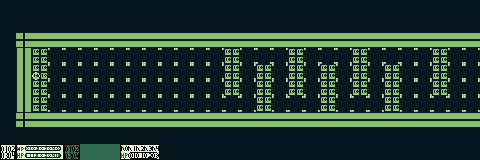

The image is a tile-based game level rendered from a .tmx file. Its description and complete source (layers, tilesets, objects, tile grids) follow:
An orthogonal 30x10 tile map with 16x16 px tiles, 1 tile layer (Tile Layer 1), 2 tilesets.

<map version="1.10" tiledversion="1.11.0" orientation="orthogonal" renderorder="right-down" width="30" height="10" tilewidth="16" tileheight="16" infinite="0" nextlayerid="2" nextobjectid="1">
 <tileset firstgid="1" source="Temporal Light/temporal_light_tileset.tsx" />
 <tileset firstgid="4097" source="Temporal Light/temporal_light_tileset2.tsx" />
 <layer id="1" name="Tile Layer 1" width="30" height="10">
  <data encoding="csv">
2950,2950,2950,2950,2950,2950,2950,2950,2950,2950,2950,2950,2950,2950,2950,2950,2950,2950,2950,2950,2950,2950,2950,2950,2950,2950,2950,2950,2950,2950,
2950,2950,2950,2950,2950,2950,2950,2950,2950,2950,2950,2950,2950,2950,2950,2950,2950,2950,2950,2950,2950,2950,2950,2950,2950,2950,2950,2950,2950,2950,
2950,2632,2435,2435,2435,2435,2435,2435,2435,2435,2435,2435,2435,2435,2435,2435,2435,2435,2435,2435,2435,2435,2435,2435,2435,2435,2435,2435,2435,2435,
2950,2310,4102,4226,4226,4226,4226,4226,4226,4226,4226,4226,4226,4226,4102,4226,4226,4226,4102,4226,4226,4226,4102,4226,4226,4226,4226,4102,4226,4226,
2950,2310,4104,4226,4226,4226,4226,4226,4226,4226,4226,4226,4226,4226,4102,4226,4102,4226,4102,4226,4102,4226,4102,4226,4102,4226,4226,4102,4226,4226,
2950,2310,4102,4226,4226,4226,4226,4226,4226,4226,4226,4226,4226,4226,4102,4226,4102,4226,4102,4226,4102,4226,4102,4226,4102,4226,4226,4102,4226,4226,
2950,2310,4102,4226,4226,4226,4226,4226,4226,4226,4226,4226,4226,4226,4226,4226,4102,4226,4226,4226,4102,4226,4226,4226,4102,4226,4226,4226,4226,4226,
2950,2632,2435,2435,2435,2435,2435,2435,2435,2435,2435,2435,2435,2435,2435,2435,2435,2435,2435,2435,2435,2435,2435,2435,2435,2435,2435,2435,2435,2435,
2950,2950,2950,2950,2950,2950,2950,2950,2950,2950,2950,2950,2950,2950,2950,2950,2950,2950,2950,2950,2950,2950,2950,2950,2950,2950,2950,2950,2950,2950,
1941,1942,1943,1944,1945,1946,1946,1947,1948,1949,2950,2950,2950,2950,2950,2950,2950,2950,2950,2950,2950,2950,2950,2950,2950,2950,2950,2950,2950,2950
</data>
 </layer>
</map>
